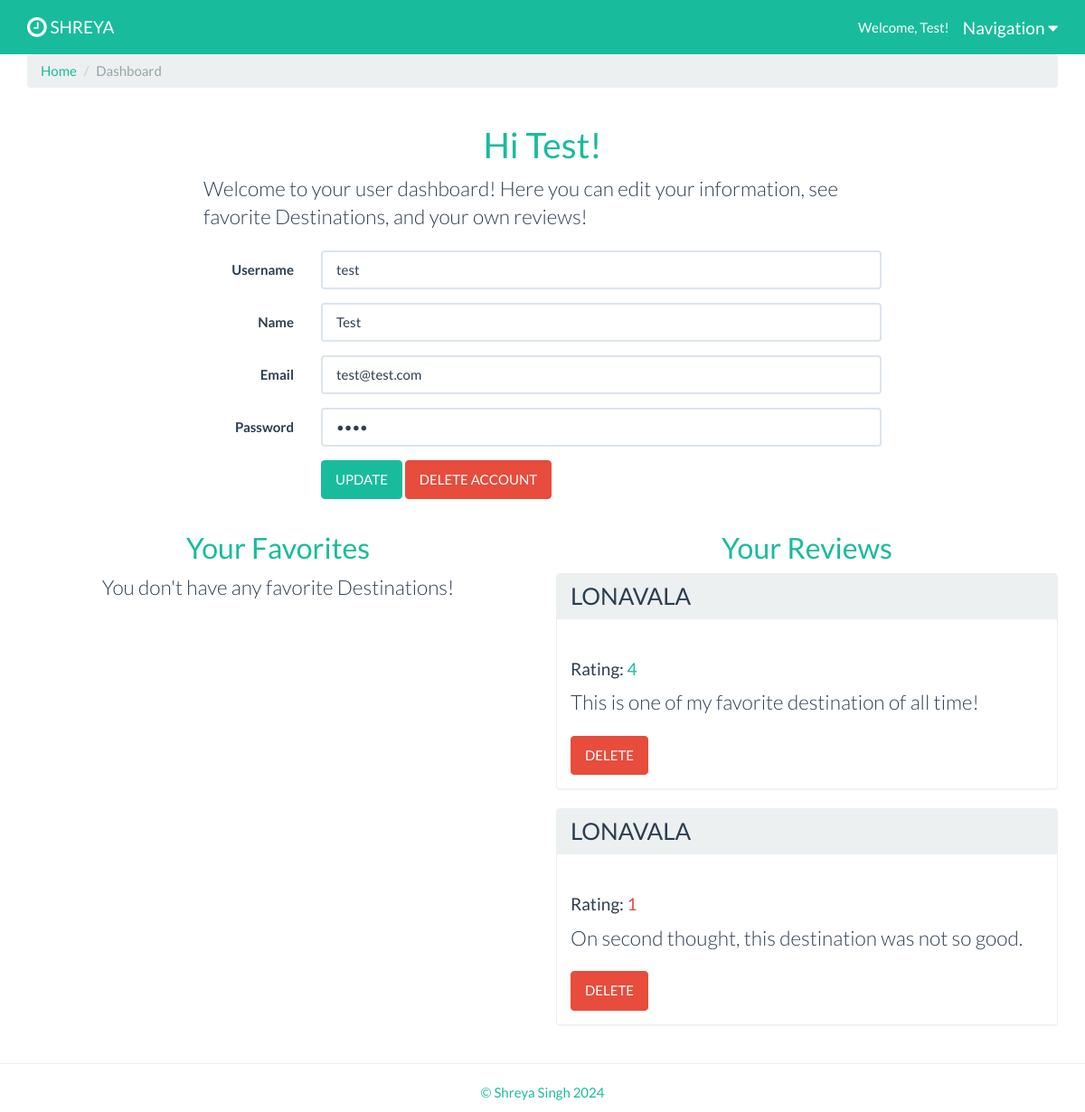
The page /useraccount.php (signed in) on the database its author committed.
### tables this page shows
CREATE TABLE `users` (
  `user_id` int(11) UNSIGNED NOT NULL,
  `user_name` varchar(50) NOT NULL DEFAULT '',
  `user_full_name` varchar(150) NOT NULL DEFAULT '',
  `user_email` varchar(255) NOT NULL DEFAULT '',
  `user_password` varchar(255) NOT NULL DEFAULT '',
  `user_role` int(11) NOT NULL
);

CREATE TABLE `reviews` (
  `review_id` int(11) UNSIGNED NOT NULL,
  `review_Destination_id` int(11) UNSIGNED NOT NULL,
  `review_user_id` int(11) UNSIGNED NOT NULL,
  `review_rating` int(11) NOT NULL,
  `review_content` varchar(255) NOT NULL DEFAULT ''
);

CREATE TABLE `Destinations` (
  `Destination_id` int(15) UNSIGNED NOT NULL,
  `Destination_name` varchar(50) NOT NULL DEFAULT '',
  `Destination_year` int(6) NOT NULL,
  `Destination_rating` varchar(10) NOT NULL DEFAULT '',
  `Destination_bio` varchar(400) DEFAULT NULL,
  `Destination_img` varchar(200) NOT NULL
);

### useraccount.php (the view, shortened to what this page needs)
<?php
require_once ('includes/header.php');
require_once ('includes/database.php');
$user_id = $session_id;
$query_str = "SELECT * FROM users WHERE user_id=" . $user_id;
$review_str = "select review_content, review_id, review_rating, Destination_name, Destination_id from reviews join Destinations on reviews.review_Destination_id=Destinations.Destination_id where reviews.review_user_id=" . $user_id;
$result = $conn->query($query_str);
$review_result = $conn->query($review_str);
$result_row = $result->fetch_assoc();
if (!$result) {
	$errno = $conn->errno;
	$errmsg = $conn->error;
	echo "Selection failed with: ($errno) $errmsg<br/>\n";
	$conn->close();
	exit;
} else {
	?>
	<div class="container wrapper">
		<ul class="breadcrumb">
			<li><a href="index.php">Home</a></li>
			<li class="active">Dashboard</li>
		</ul>
		<div class="row">
			<div class="col-xs-8 col-xs-offset-2">
				<h1 class="text-center text-success">Hi <?php echo $name; ?>!</h1>
				<p class="lead">Welcome to your user dashboard! Here you can edit your information, see favorite Destinations, and your own reviews!</p>
			</div>
		</div>
		<div class="row">
			<div class="col-xs-8 col-xs-offset-2">
				<form name="edituser" class="form-horizontal" role="form" action="updateaccount.php" method="get" enctype="text/plain">
					<div class="form-group">
						<label for="newUserName" class="col-sm-2 control-label">Username</label>
						<div class="col-sm-10">
							<input type="text" class="form-control" id="newUserName" name="username" value="<?php echo $result_row['user_name']; ?>" required>
						</div>
					</div>
					<div class="form-group">
						<label for="newName" class="col-sm-2 control-label">Name</label>
						<div class="col-sm-10">
							<input type="text" class="form-control" id="newName" name="name" value="<?php echo $result_row['user_full_name']; ?>" required>
						</div>
					</div>
					<div class="form-group">
						<label for="newEmail" class="col-sm-2 control-label">Email</label>
						<div class="col-sm-10">
							<input type="email" class="form-control" id="newEmail" name="email" value="<?php echo $result_row['user_email']; ?>" required>
						</div>
					</div>
					<div class="form-group">
						<label for="newPassword" class="col-sm-2 control-label">Password</label>
						<div class="col-sm-10">
							<input type="password" class="form-control" id="newPassword" name="password" value="<?php echo $result_row['user_password']; ?>" required>
						</div>
					</div>
					<div class="form-group">
						<div class="col-sm-offset-2 col-sm-10">
							<a href="javascript:document.edituser.submit()" class="btn btn-success">UPDATE</a>
							<a class="btn btn-danger" href="deleteuser.php?id=<?php echo $result_row['user_id'] ?>">DELETE ACCOUNT</a>
						</div>
					</div>
				</form>
			</div>
		</div>
		<div class="row">
			<div class="col-xs-6">
				<h2 class="text-center text-success">Your Favorites</h2>
				<?php
				if (isset($items)) {
					$items_count_value = array_count_values($items);
					foreach ($items_count_value as $id => $qty) {
						$query_str = "SELECT * FROM Destinations WHERE Destination_id=" . $id;
						$result = $conn->query($query_str);
						$result_row = $result->fetch_assoc();
						$id = $result_row['Destination_id'];
						$img = $result_row['Destination_img'];
						$title = "<a href='Destinationdetails.php?id= " . $result_row['Destination_id'] . "'>" . $result_row['Destination_name'] . "</a>";
						?>
						<div class="row Destination-list">
							<div class="col-xs-12">
								<div class="panel panel-default">
									<div class="panel-heading">
										<h3 class="panel-title">
											<?php echo "$title";?>
										</h3>
									</div>
								</div>
							</div>
						</div>
					<?php
					}
				}else {
					echo "<p class='lead text-center'>You don't have any favorite Destinations!</p>";
				}
				?>
			</div>
			<div class="col-xs-6">
				<h2 class="text-center text-success">Your Reviews</h2>
				<?php
					while ($review_row = $review_result->fetch_assoc()) { ?>
						<div class="panel panel-default">
							<div class="panel-heading Destination-list">
								<h3 class="panel-title">
									<a href="Destinationdetails.php?id=<?= $review_row['Destination_id'] ?>"><?= $review_row['Destination_name'] ?></a>
								</h3>
							</div>
							<div class="panel-body">
								<h4>Rating: <span class="<?php
									if ($review_row['review_rating'] >= 4) {
										echo 'text-success';
									} elseif ($review_row['review_rating'] < 2) {
										echo 'text-danger';
									}
									?>"> <?= $review_row['review_rating'] ?></span></h4>
								<p class="lead"><?= $review_row['review_content'] ?></p>
								<a class="btn btn-danger" href="deletereview.php?id=<?= $review_row['review_id'] ?>">DELETE</a>
							</div>
						</div>
					<?php
					} ?>
			</div>
		</div>
	</div>
<?php
}
include ('includes/footer.php');
?>

### rows shown on the page
users: username "test", name "Test", email "test@test.com"
reviews: review_Destination.Destination_name "LONAVALA", review_rating "4", review_content "This is one of my favorite destination of all time!"
reviews: review_Destination.Destination_name "LONAVALA", review_rating "1", review_content "On second thought, this destination was not so good."

### other values the page prints
$name "Test"
